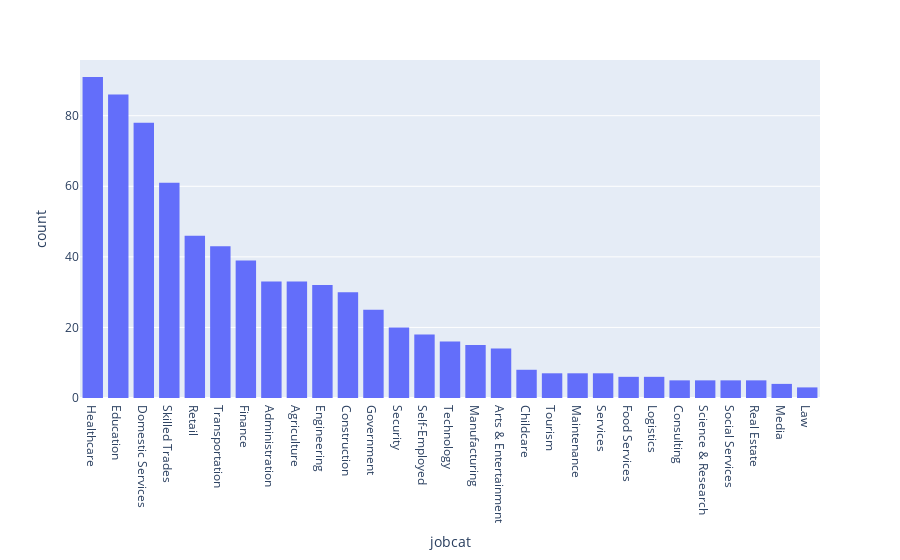

Write notebook code for a chart like this one.
### Code cell
present = general_data[general_data.jobcat!="Unknown"]
fig = px.histogram(present, x="jobcat" ) # facet_col_wrap = 6, height= 1000 , color = "status")
#fig = px.box(gen_er, x = "jobcat", y = "days",facet_row="marital", height=800)
fig.update_xaxes(categoryorder="mean descending")
#fig

### Figure 1 — Plotly figure (JSON) as saved in the notebook; plotly's stock layout.template omitted (floating-point values rounded to 4 significant figures; data arrays with more than 128 entries replaced by an {"elided": "..."} marker saying what was removed)
{"data": [{"alignmentgroup": "True", "bingroup": "x", "hovertemplate": "jobcat=%{x}<br>count=%{y}<extra></extra>", "legendgroup": "", "marker": {"color": "#636efa", "pattern": {"shape": ""}}, "name": "", "offsetgroup": "", "orientation": "v", "showlegend": false, "type": "histogram", "x": {"elided": "748 str values"}, "xaxis": "x", "yaxis": "y"}], "layout": {"barmode": "relative", "legend": {"tracegroupgap": 0}, "margin": {"t": 60}, "xaxis": {"anchor": "y", "categoryorder": "mean descending", "domain": [0, 1], "title": {"text": "jobcat"}}, "yaxis": {"anchor": "x", "domain": [0, 1], "title": {"text": "count"}}}}
